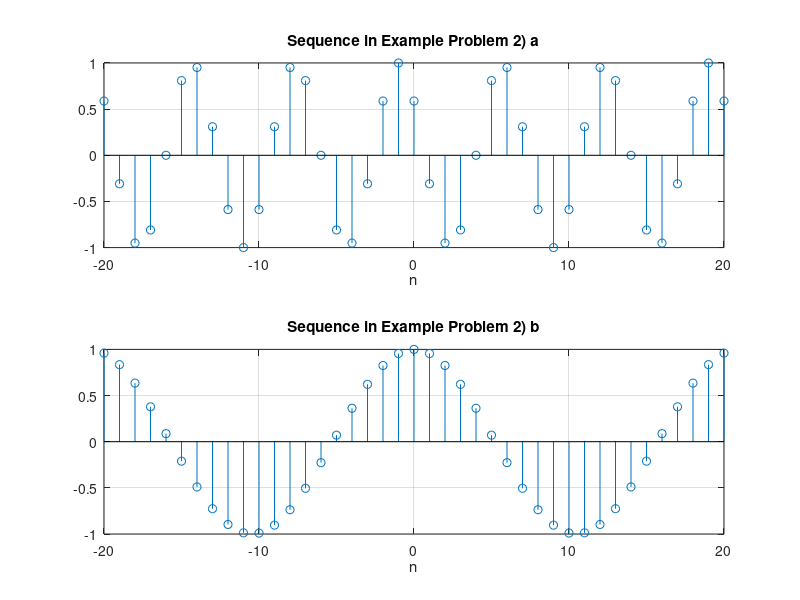

Source code (MATLAB):
% Discrete-time signal #Problem 2
n = -20 : 20;

% Part a)

x = cos(0.3*pi*(n+1));
subplot(2,1,1);
stem(n,x); %plot(n, x); 
grid on;
xlabel('n');
title('Sequence in Example Problem 2) a')

% Part b)

x = cos(0.3*n);
subplot(2,1,2);
stem(n,x); %plot(n, x); 
grid on;
xlabel('n');
title('Sequence in Example Problem 2) b')
